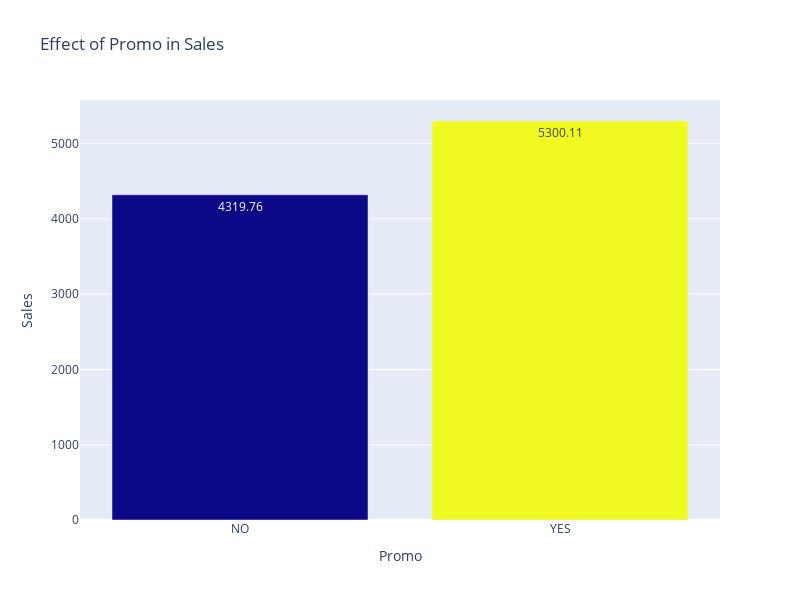

The notebook cell saved with this chart:
### Markdown cell above
### Checking the effect of Promo in sales
For STORE 1 : The figure shows there is some effect of Promos in the data

### Code cell
promo_sales = first_store_open.groupby('Promo')[['Sales']].mean().round(2)
fig = px.bar(promo_sales, x= promo_sales.index,y = promo_sales.Sales,
            color = promo_sales.index,  
            width=800, height=600, 
            labels = {'Promo': "Promo", 'value': "Average Sales"}, 
            title = "Effect of Promo in Sales",
            text = 'Sales'
)
fig.update_layout(
    xaxis = dict(
        tickmode = 'array',
        tickvals = [0,1],
        ticktext = ["NO", "YES"]
    )
)
fig.update_coloraxes(showscale=False)
fig.show()

### Figure 1 — Plotly figure (JSON) as saved in the notebook; plotly's stock layout.template omitted (floating-point values rounded to 4 significant figures)
{"data": [{"alignmentgroup": "True", "hovertemplate": "Promo=%{marker.color}<br>Sales=%{text}<extra></extra>", "legendgroup": "", "marker": {"color": [0, 1], "coloraxis": "coloraxis", "pattern": {"shape": ""}}, "name": "", "offsetgroup": "", "orientation": "v", "showlegend": false, "text": [4320.0, 5300.0], "textposition": "auto", "type": "bar", "x": [0, 1], "xaxis": "x", "y": [4320.0, 5300.0], "yaxis": "y"}], "layout": {"barmode": "relative", "coloraxis": {"colorbar": {"title": {"text": "Promo"}}, "colorscale": [[0, "#0d0887"], [0.1111, "#46039f"], [0.2222, "#7201a8"], [0.3333, "#9c179e"], [0.4444, "#bd3786"], [0.5556, "#d8576b"], [0.6667, "#ed7953"], [0.7778, "#fb9f3a"], [0.8889, "#fdca26"], [1, "#f0f921"]], "showscale": false}, "height": 600, "legend": {"tracegroupgap": 0}, "title": {"text": "Effect of Promo in Sales"}, "width": 800, "xaxis": {"anchor": "y", "domain": [0, 1], "tickmode": "array", "ticktext": ["NO", "YES"], "tickvals": [0, 1], "title": {"text": "Promo"}}, "yaxis": {"anchor": "x", "domain": [0, 1], "title": {"text": "Sales"}}}}
